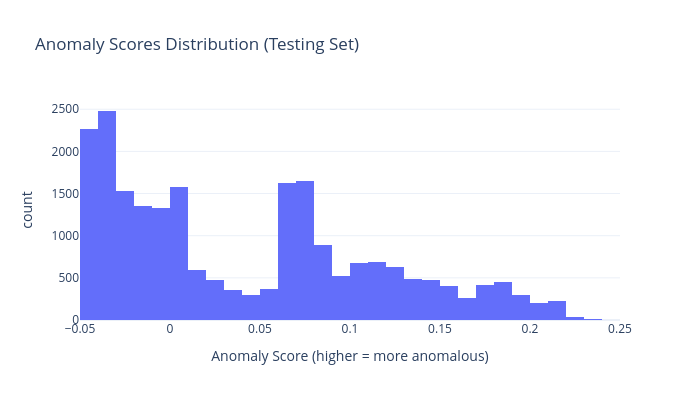

Notebook code for this chart:
### Markdown cell above
## Anomaly Scores Distribution

Let's visualize the distribution of our calculated anomaly scores using an interactive Plotly histogram.

### Code cell
fig_scores = px.histogram(
    x=scores,
    nbins=50,
    title='Anomaly Scores Distribution (Testing Set)',
    labels={'x': 'Anomaly Score (higher = more anomalous)'}
)
fig_scores.update_layout(width=700, height=400)
fig_scores.show()

### Figure 1 — Plotly figure (JSON) as saved in the notebook; plotly's stock layout.template omitted (floating-point values rounded to 4 significant figures; data arrays with more than 128 entries replaced by an {"elided": "..."} marker saying what was removed)
{"data": [{"bingroup": "x", "hovertemplate": "Anomaly Score (higher = more anomalous)=%{x}<br>count=%{y}<extra></extra>", "legendgroup": "", "marker": {"color": "#636efa", "pattern": {"shape": ""}}, "name": "", "nbinsx": 50, "orientation": "v", "showlegend": false, "type": "histogram", "x": {"elided": "22544 float values"}, "xaxis": "x", "yaxis": "y"}], "layout": {"barmode": "relative", "height": 400, "legend": {"tracegroupgap": 0}, "title": {"text": "Anomaly Scores Distribution (Testing Set)"}, "width": 700, "xaxis": {"anchor": "y", "domain": [0, 1], "title": {"text": "Anomaly Score (higher = more anomalous)"}}, "yaxis": {"anchor": "x", "domain": [0, 1], "title": {"text": "count"}}}}
